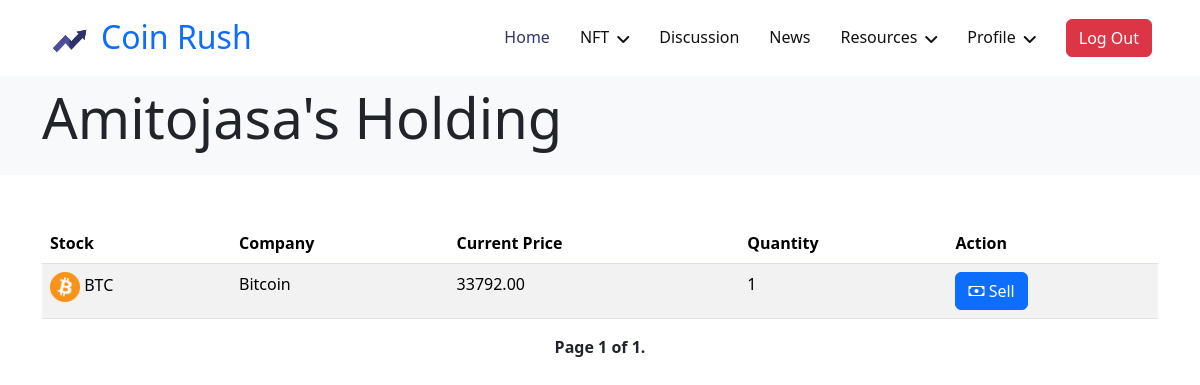
Before: /user-holdings/ (signed in) with the older database file.
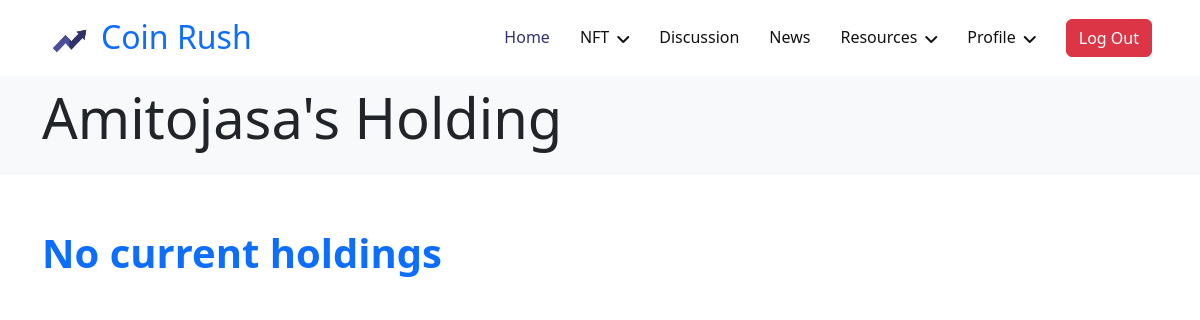
After: the same page with the newer database file.
### coinRush/models.py (models this page shows, shortened)
class User(AbstractBaseUser, PermissionsMixin):
    email = models.EmailField(default="", unique=True, blank=True, max_length=255)
    name = models.CharField(max_length=255, blank=True, default="")
    password = models.CharField(max_length=255)
    profile_pic = models.TextField(null=True, blank=True, default="")
    photo_id = models.TextField(null=True, blank=True, default="")
    is_staff = models.BooleanField(default=False)
    is_active = models.BooleanField(default=True)
    is_superuser = models.BooleanField(default=False)
    created_date = models.DateTimeField(default=timezone.now)
    last_login = models.DateTimeField(blank=True, null=True)
    wallet = models.DecimalField(max_digits=10, decimal_places=2, default=0.0)
    liked_news = models.ManyToManyField("News", blank=True, null=True)
    objects = AuthUserManager()
    USERNAME_FIELD = "email"
    EMAIL_FIELD = "email"
    REQUERIES_FIELD = []
    class Meta:
        verbose_name = "User"
        verbose_name_plural = "Users"
    def get_short_name(self):
        return self.name or self.email.split("@")[0]

class UserHolding(models.Model):
    user = models.ForeignKey(User, on_delete=models.CASCADE)
    stock = models.ForeignKey(Stock, on_delete=models.CASCADE)
    quantity = models.PositiveIntegerField(default=0)

class Stock(models.Model):
    symbol = models.CharField(max_length=10, unique=True)
    company_name = models.CharField(max_length=255)
    current_price = models.DecimalField(max_digits=10, decimal_places=2)
    market_cap = models.DecimalField(max_digits=10, decimal_places=2)
    last_updated = models.DateTimeField(auto_now=True)
    image = models.ImageField(upload_to="stock_pics/", blank=True, null=True)
    def __str__(self):
        return self.symbol

### coinRush/views.py (the view, shortened to what this page needs)
# urls.py: path("user-holdings/", views.user_holdings, name="user-holdings"),
@login_required(login_url="/login/")
def user_holdings(request):
    holdings = UserHolding.objects.filter(user=request.user)
    sell_form = SellStockForm()
    items_per_page = 10
    paginator = Paginator(holdings, items_per_page)
    page = request.GET.get("page")
    try:
        holdings_page = paginator.page(page)
    except PageNotAnInteger:
        holdings_page = paginator.page(1)
    except EmptyPage:
        holdings_page = paginator.page(paginator.num_pages)
    return render(
        request,
        "userholding/user_holdings.html",
        {"user": request.user, "holdings": holdings_page, "sell_form": sell_form},
    )

### coinRush/templates/userholding/user_holdings.html (shortened to what this page needs)
{% extends "Base/base.html" %}
{% load static %}
{% block banner %}
    <div class="container-fluid hero-header bg-light py-2 mb-5">
        <div class="container ">
            <div class="row g-5 align-items-center">
                <div class="col-lg-9">
                    <h1 class="display-4 mb-3 animated slideInDown">{{ user.get_short_name |capfirst }}'s Holding</h1>
                </div>
                <div class="col-lg-3 animated fadeIn">
                </div>
            </div>
        </div>
    </div>
{% endblock %}
{% block content %}
    <div class="container">
        {% if holdings %}
            <div class="table-responsive">
                <table class="table table-striped">
                    <thead>
                    <tr>
                        <th>Stock</th>
                        <th>Company</th>
                        <th>Current Price</th>
                        <th>Quantity</th>
                        <th>Action</th>
                    </tr>
                    </thead>
                    <tbody>
                    {% for holding in holdings %}
                        <tr>
                            <td><img src="{{ holding.stock.image.url }}" alt="{{ holding.stock.symbol }}" width="30"
                                     height="30"> {{ holding.stock }}</td>
                            <td>{{ holding.stock.company_name }}</td>
                            <td>{{ holding.stock.current_price }}</td>
                            <td>{{ holding.quantity }}</td>
                            <td>
                                <button type="button" class="btn btn-primary" data-bs-toggle="modal"
                                        data-bs-target="#sellModel{{ holding.stock.id }}">
                                    <i class="bi bi-cash"></i> Sell
                                </button>
                            </td>
                        </tr>
                    {% endfor %}
                    </tbody>
                </table>
            </div>
            <div class="pagination justify-content-center mb-5">
        <span class="step-links">
            <span class="current fw-bold">
                Page {{ holdings.number }} of {{ holdings.paginator.num_pages }}.
            </span>
        </span>
            </div>
        {% else %}
            <p class="fw-bold text-primary mb-5" style="font-size: 40px">No current holdings</p>
        {% endif %}
    </div>
{% endblock %}

### coinRush/templates/Base/base.html (shortened to what this page needs)
{% load static %}
<!DOCTYPE html>
<html lang="en">
<head>
    <link rel="stylesheet" href="https://cdnjs.cloudflare.com/ajax/libs/font-awesome/6.4.2/css/all.min.css"
 />
    <link href="https://cdn.jsdelivr.net/npm/bootstrap@5.3.2/dist/css/bootstrap.min.css" rel="stylesheet"
>
    <link rel="stylesheet" href="https://cdn.jsdelivr.net/npm/bootstrap-icons@1.3.0/font/bootstrap-icons.css">
    <link rel="stylesheet" href="https://cdnjs.cloudflare.com/ajax/libs/font-awesome/6.0.0-beta3/css/all.min.css"
>
    <link rel="stylesheet" href="https://cdnjs.cloudflare.com/ajax/libs/dropzone/5.9.3/min/dropzone.min.css">
    {% load static %}
    <link rel="stylesheet" href="{% static 'css/styles.css' %}" />
    <link rel="stylesheet" href="{% static 'lib/animate/animate.min.css' %}" />
</head>
<body>
    {% include 'Base/navbar.html' %}
                {% block banner %}{% endblock %}
                {% block content %}
                {% endblock %}
</body>
</html>

### coinRush/templates/Base/navbar.html (shortened to what this page needs)
{% load static %}
<nav class="navbar navbar-expand-lg bg-white navbar-light sticky-top p-0 px-4 px-lg-5">
    <a href="{% url 'home' %}" class="navbar-brand d-flex align-items-center">
        <h2 class="m-0 text-primary"><img class="img-fluid me-2" src="{% static 'images/icon-1.png' %}" alt=""
                                          style="width: 45px;">Coin Rush</h2>
    </a>
    <div class="collapse navbar-collapse" id="navbarCollapse">
        <div class="navbar-nav ms-auto py-4 py-lg-0">
            <a href="{% url 'home' %}" class="nav-item nav-link active">Home</a>
            <div class="nav-item dropdown">
                <a href="#" class="nav-link dropdown-toggle" data-bs-toggle="dropdown">NFT</a>
            </div>
            <a href="{% url 'discussion' %}" class="nav-item nav-link">Discussion</a>
            <a href="{% url 'news' %}" class="nav-item nav-link">News</a>
            <div class="nav-item dropdown">
                <a href="#" class="nav-link dropdown-toggle" data-bs-toggle="dropdown">Resources</a>
            </div>
            {% if user.is_authenticated %}
                <div class="nav-item dropdown">
                    <a href="#" class="nav-link dropdown-toggle" data-bs-toggle="dropdown">Profile</a>
                </div>
            {% endif %}
        </div>
        <div class="d-flex">
            {% if user.is_authenticated %}
                <a href="{% url 'logout' %}" class="btn btn-danger">
                    Log Out
                </a>
            {% else %}
                <a href="{% url 'login' %}" class="btn btn-primary">Log In</a>
            {% endif %}
        </div>
    </div>
</nav>

### coinRush/static/css/styles.css (style rules this page uses)
:root { --primary: #30336B; --secondary: #999999; --light: #F2F8FE; --dark: #111111; }
.btn { font-weight: 500; transition: .5s; }
.navbar.sticky-top { top: -100px; transition: .5s; }
.navbar .navbar-brand { height: 75px; }
.navbar .navbar-nav .nav-link { margin-right: 30px; padding: 25px 0; color: var(--dark); font-weight: 500; outline: none; }
.navbar .navbar-nav .nav-link:hover, .navbar .navbar-nav .nav-link.active { color: var(--primary); }
.navbar .dropdown-toggle::after { border: none; content: "\f107"; font-family: "Font Awesome 5 Free"; font-weight: 900; vertical-align: middle; margin-left: 8px; }

Changed rows visible on the page:
removed UserHolding: stock.image (picture), stock "BTC", stock.company_name "Bitcoin", stock.current_price "33792.00", quantity "1"
Other visible differences:
{{ holdings.number }}: "1" → (not shown)
{{ holdings.paginator.num_pages }}: "1" → (not shown)
text no longer shown: "Stock Company Current Price Quantity Action Page of ."
text now shown: "No current holdings"
